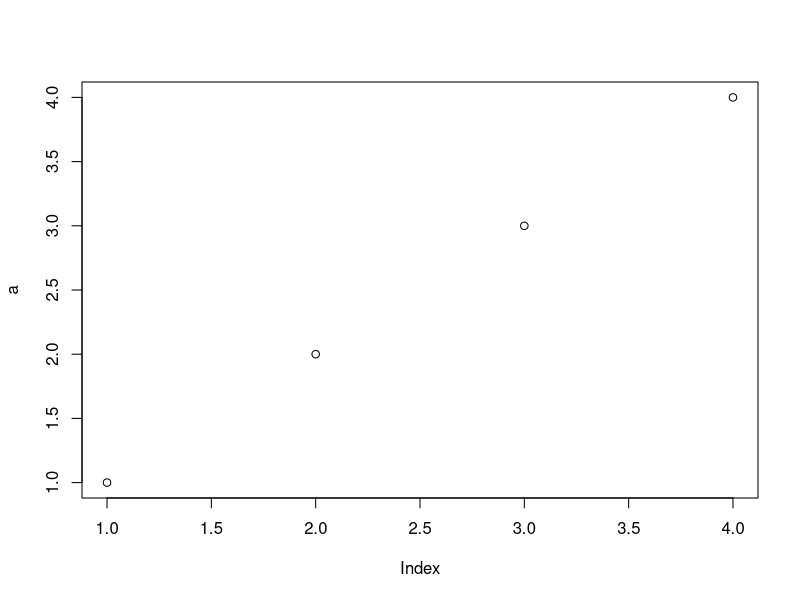

Recreate this plot in R.
## ---- chunk 1
a = c(1,2,3,4)
plot(a)
